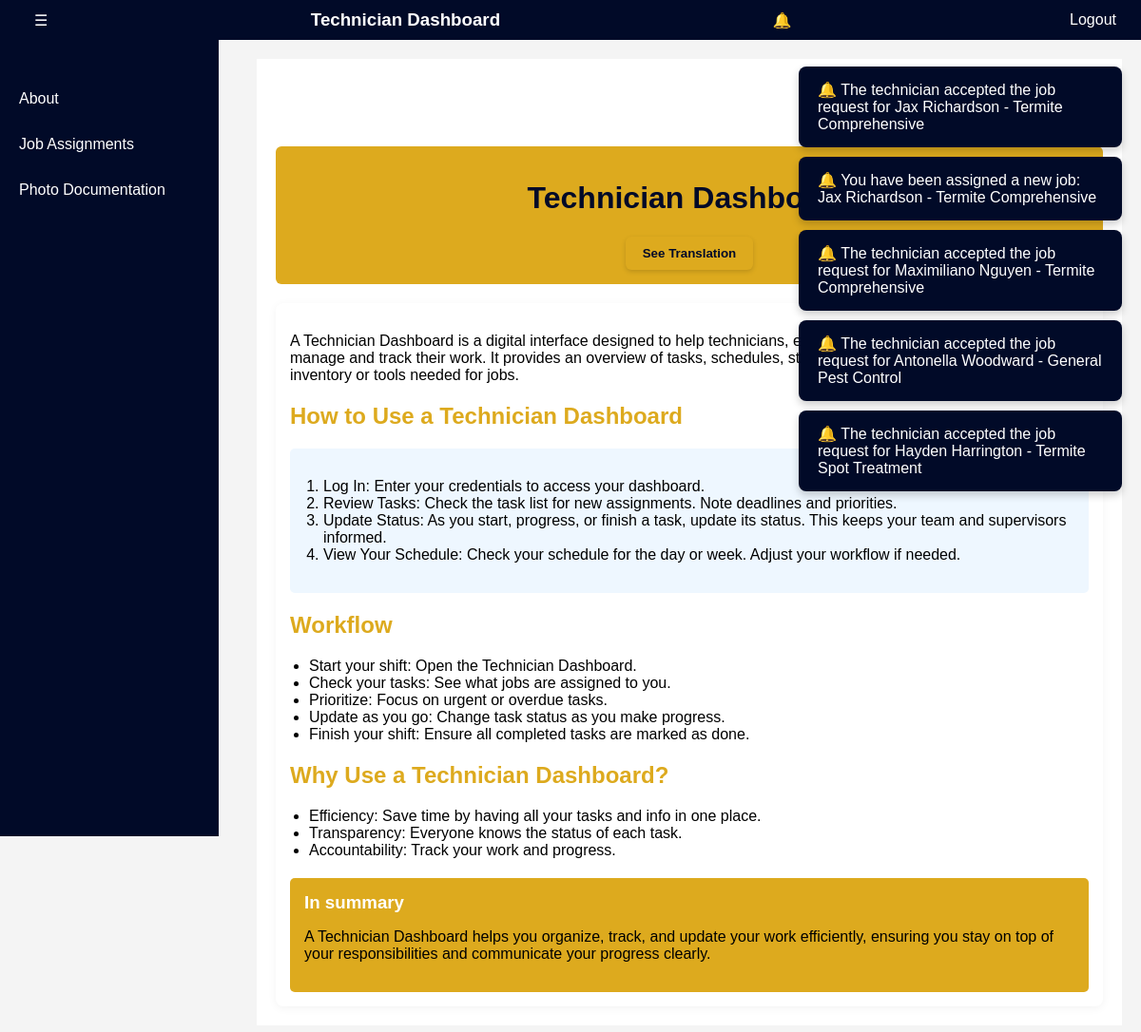
The app's page /home-page/ (signed in) with its own data.
### services/models.py (models this page shows, shortened)
class TechnicianNotification(models.Model):
    technician = models.ForeignKey(settings.AUTH_USER_MODEL, on_delete=models.CASCADE)
    appointment = models.ForeignKey('Appointment', on_delete=models.CASCADE, null=True, blank=True)
    message = models.TextField()
    is_read = models.BooleanField(default=False)
    timestamp = models.DateTimeField(auto_now_add=True)

### services/views.py (the view)
# urls.py: path('home-page/', views.home_page, name='home_page'),
@login_required
def home_page(request):
    notifications = TechnicianNotification.objects.filter(technician=request.user, is_read=False).order_by('-timestamp')[:5]
    return render(request, 'technician_pages/home_page.html', {'notifications': notifications})

### services/templates/technician_pages/home_page.html (shortened to what this page needs)
{% extends 'technician_pages/technician_dashboard.html' %}
{% block content %}
<div class="main-content">
  <br>
  <br>
  <br>
  <br>
  <header class="page-header">
    <h1>Technician Dashboard</h1>
    <button id="translateBtn" class="translate-btn" onclick="toggleTranslation()">
        See Translation
    </button>
  </header>
  <div class="container">
    <section>
      <p>A Technician Dashboard is a digital interface designed to help technicians, engineers, or maintenance staff efficiently manage and track their work. It provides an overview of tasks, schedules, status updates, and sometimes even inventory or tools needed for jobs.</p>
    </section>
    <section>
      <h2>How to Use a Technician Dashboard</h2>
      <div class="steps">
        <ol>
          <li>Log In: Enter your credentials to access your dashboard.</li>
          <li>Review Tasks: Check the task list for new assignments. Note deadlines and priorities.</li>
          <li>Update Status: As you start, progress, or finish a task, update its status. This keeps your team and supervisors informed.</li>
          <li>View Your Schedule: Check your schedule for the day or week. Adjust your workflow if needed.</li>
        </ol>
      </div>
    </section>
    <section>
      <h2>Workflow</h2>
      <ul>
        <li>Start your shift: Open the Technician Dashboard.</li>
        <li>Check your tasks: See what jobs are assigned to you.</li>
        <li>Prioritize: Focus on urgent or overdue tasks.</li>
        <li>Update as you go: Change task status as you make progress.</li>
        <li>Finish your shift: Ensure all completed tasks are marked as done.</li>
      </ul>
    </section>
    <section>
      <h2>Why Use a Technician Dashboard?</h2>
      <ul>
        <li>Efficiency: Save time by having all your tasks and info in one place.</li>
        <li>Transparency: Everyone knows the status of each task.</li>
        <li>Accountability: Track your work and progress.</li>
      </ul>
    </section>
    <div class="summary">
      <h3>In summary</h3>
      <p>A Technician Dashboard helps you organize, track, and update your work efficiently, ensuring you stay on top of your responsibilities and communicate your progress clearly.</p>
    </div>
  </div>
</div>
<div id="popup-container">
  {% if notifications %}
    {% for note in notifications %}
      <div class="popup-notification" id="notif-{{ note.id }}">
        <a href="{% url 'mark_notification_read' note.id %}">
          🔔 {{ note.message }}
        </a>
      </div>
    {% endfor %}
  {% endif %}
</div>
{% endblock %}

### services/templates/technician_pages/technician_dashboard.html (style rules this page uses)
body { margin: 0; font-family: Arial, sans-serif; background-color: #f4f4f4; }
h3 { color: white; margin: 0; }

### services/templates/technician_pages/home_page.html (style rules this page uses)
body { margin: 0; padding: 0; background: #f4f4f4; font-family: Arial, sans-serif; }
.main-content { background-color: #ffffff; min-height: 100vh; padding: 20px; box-sizing: border-box; }
.page-header { background: #DDAA1E; color: #010A28; padding: 15px; text-align: center; border-radius: 6px; margin-bottom: 20px; }
.container { max-width: 100%; margin: auto; padding: 15px; background: white; border-radius: 8px; box-shadow: 0 2px 10px rgba(0, 0, 0, 0.05); }
section { margin-bottom: 20px; }
h2 { color: #DDAA1E; }
ul, ol { padding-left: 20px; }
.steps, .summary { padding: 15px; border-radius: 5px; }
.steps { background: #eef7ff; }
.summary { background: #DDAA1E; }
#popup-container { position: fixed; top: 70px; right: 20px; z-index: 1000; max-width: 90%; }
.popup-notification { background-color: #010A28; color: white; padding: 15px 20px; border-radius: 8px; box-shadow: 0 4px 8px rgba(0,0,0,0.2); margin-bottom: 10px; cursor: pointer; max-width: 300px; }
.popup-notification a { color: white; text-decoration: none; }
.translate-btn { background: #DDAA1E; border-radius: 6px; color: #010A28; padding: 10px 18px; border: none; cursor: pointer; font-weight: bold; transition: all 0.3s ease; box-shadow: 0 2px 5px rgba(0,0,0,0.15); }

### records on screen
TechnicianNotification: message "The technician accepted the job request for Jax Richardson - Termite Comprehensive"
TechnicianNotification: message "You have been assigned a new job: Jax Richardson - Termite Comprehensive"
TechnicianNotification: message "The technician accepted the job request for Maximiliano Nguyen - Termite Comprehensive"
TechnicianNotification: message "The technician accepted the job request for Antonella Woodward - General Pest Control"
TechnicianNotification: message "The technician accepted the job request for Hayden Harrington - Termite Spot Treatment"
